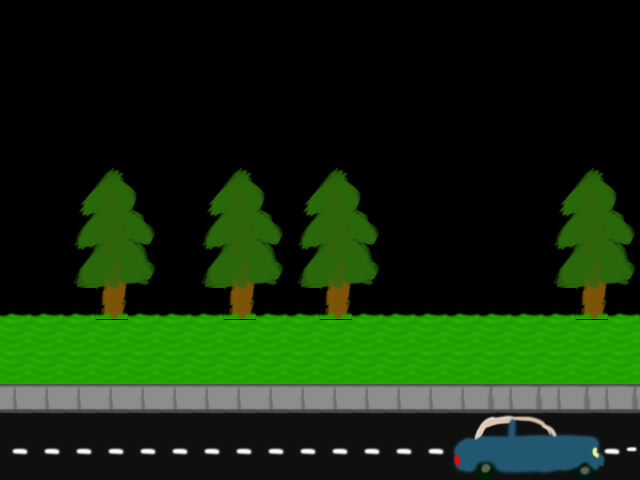

Rendered tile map (Tiled .tmx) drawn with the repository's tilesets; below, a short description and the map source with its tile grids summarised:
An orthogonal 20x15 tile map with 32x32 px tiles, 1 tile layer (Tile Layer 1).

<map version="1.0" orientation="orthogonal" renderorder="right-down" width="20" height="15" tilewidth="32" tileheight="32">
 <tileset firstgid="1" name="child" tilewidth="32" tileheight="32">
  <image source="../tile/child.png" width="480" height="480" />
 </tileset>
 <layer name="Tile Layer 1" width="20" height="15">
  <data>[300 cells, 168 non-empty, 40 distinct tile ids]</data>
 </layer>
</map>
